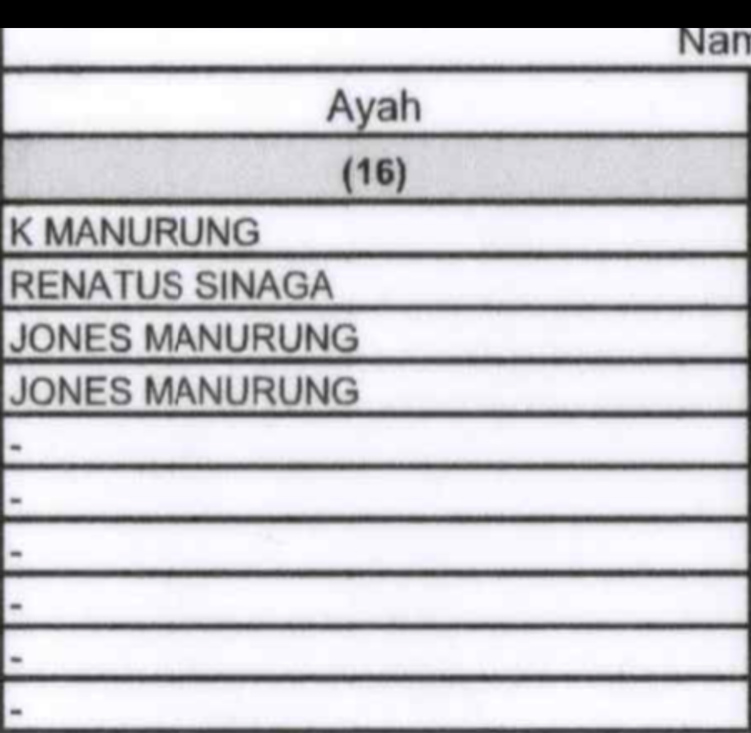
#> input picture testing/crop_horizontal_line/column_7.png, 751 x 733 px, shrunk from 1341 x 1308 before the run
$ python main.py
#> lines starting #> are read from the running program, lines starting #| are printed output that depends on the picture; after the words box and inside, x2 and y2 are one past the last pixel; in counts of white or black regions, pixels touching at a corner belong together
#> further down, image is the input picture: shape (733, 751, 3); mean B, G, R 206.2, 201.6, 202.4

from google.cloud import vision
import io
import cv2
import numpy as np
import os
from collections import defaultdict

FULL_NAME_COLUMN_IMAGE_FILE_NAME = "column_1.png"
NIK_COLUMN_IMAGE_FILE_NAME = "column_2.png"
SEXES_COLUMN_IMAGE_FILE_NAME = "column_3.png"
BIRTHPLACE_COLUMN_IMAGE_FILE_NAME = "column_4.png"
BIRTHDATE_COLUMN_IMAGE_FILE_NAME =  "column_5.png"
RELIGION_COLUMN_IMAGE_FILE_NAME = "column_6.png"
EDUCATION_COLUMN_IMAGE_FILE_NAME = "column_7.png"
PROFESION_COLUMN_IMAGE_FILE_NAME ="column_8.png"

MARRIAGE_STAT_COLUMN_IMAGE_FILE_NAME = "column_1.png"
MARRIAGE_DATE_COLUMN_IMAGE_FILE_NAME = "column_2.png"
MARRIAGE_REL_COLUMN_IMAGE_FILE_NAME = "column_3.png"
CITIZEN_COLUMN_IMAGE_FILE_NAME = "column_4.png"
PASPOR_NO_COLUMN_IMAGE_FILE_NAME = "column_5.png"
KITAS_NO_COLUMN_IMAGE_FILE_NAME = "column_6.png"
FATHER_COLUMN_IMAGE_FILE_NAME = "column_7.png"
MOTHER_COLUMN_IMAGE_FILE_NAME = "column_8.png"

MARRIAGE_REL_COLUMN_IMAGE_FILE_NAME_2018V = "column_2.png"
CITIZEN_COLUMN_IMAGE_FILE_NAME_2018V = "column_3.png"
PASPOR_NO_COLUMN_IMAGE_FILE_NAME_2018V = "column_4.png"
KITAS_NO_COLUMN_IMAGE_FILE_NAME_2018V = "column_5.png"
FATHER_COLUMN_IMAGE_FILE_NAME_2018V = "column_6.png"
MOTHER_COLUMN_IMAGE_FILE_NAME_2018V = "column_7.png"

LOWER_TABLE_DIR = "./"
UPPER_TABLE_DIR = "./"

def crop_above_nth_horizontal_line_with_grouping(img, n=3, line_gap=10):
#> called with n = 4, line_gap = 10
    grey = cv2.cvtColor(img, cv2.COLOR_BGR2GRAY)
    thresholded_image = cv2.threshold(grey, 127, 255, cv2.THRESH_BINARY)[1]
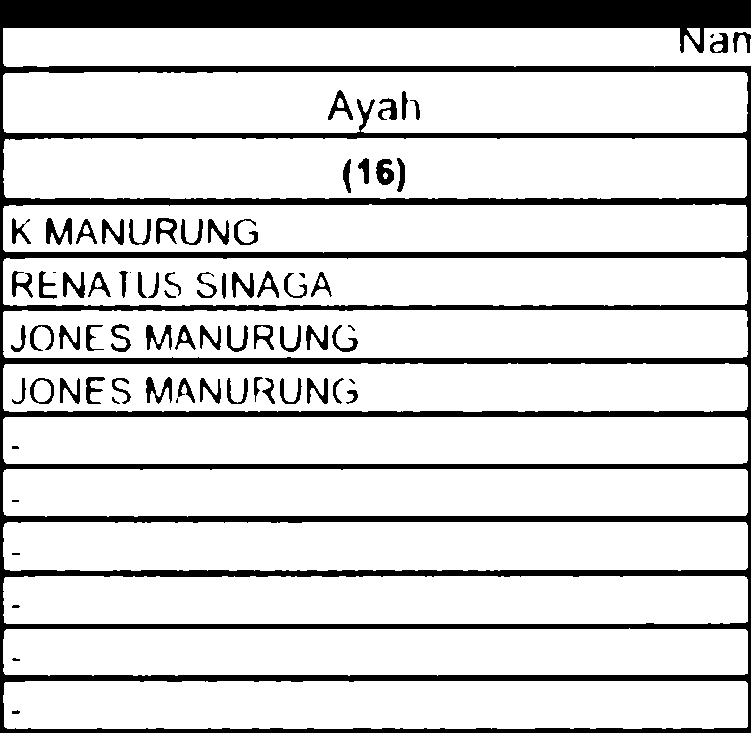
#> thresholded_image: shape (733, 751); 83.1% white; 77 black regions (10 under 20 px), largest, box (x1, y1, x2, y2) and area: (0, 0, 751, 733) 80847, (46, 218, 72, 245) 379, (146, 377, 172, 404) 326
    inverted_image = cv2.bitwise_not(thresholded_image)

    hor = np.array([[1, 1, 1, 1, 1]])
    eroded = cv2.erode(inverted_image, hor, iterations=7)
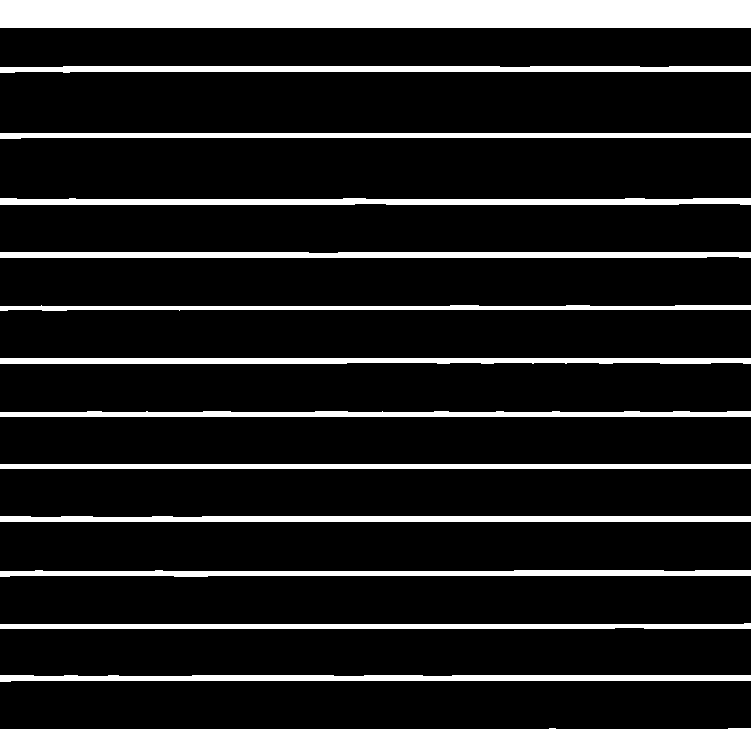
#> eroded: shape (733, 751); 13.2% white; 14 white regions, largest, box (x1, y1, x2, y2) and area: (0, 0, 751, 28) 21028, (0, 198, 751, 205) 4539, (0, 252, 751, 258) 4445
    dilated = cv2.dilate(eroded, hor, iterations=3)
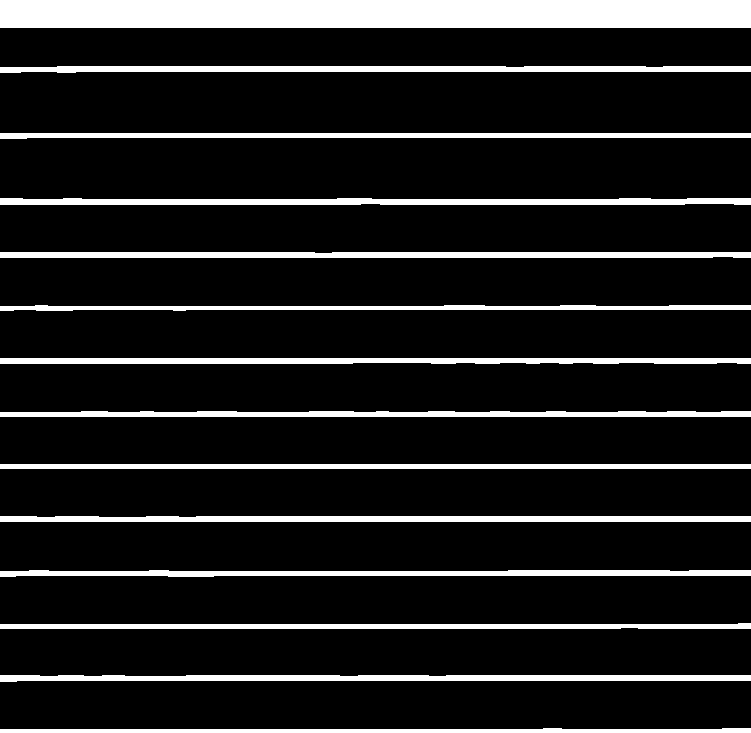
#> dilated: shape (733, 751); 13.3% white; 14 white regions, largest, box (x1, y1, x2, y2) and area: (0, 0, 751, 28) 21028, (0, 198, 751, 205) 4611, (0, 252, 751, 258) 4469

    row_sums = np.sum(dilated == 255, axis=1)
#> row_sums = 733 values, max 751 at index 0, min 0 at index 28, mean 100.1
    line_rows = np.where(row_sums > dilated.shape[1] * 0.7)[0]
#> line_rows = 97 values from 0 to 732

    # print("Raw line rows:", line_rows)
    # Group nearby line rows (e.g., within 10px)
    grouped_lines = []
    current_group = []

    for y in line_rows:
        if not current_group or y - current_group[-1] <= line_gap:
            current_group.append(y)
        else:
            grouped_lines.append(current_group)
            current_group = [y]
#> this loop made 97 passes
#> (y, current_group) on passes 29, 35, 40, 46, 52, 56: (66, [66]), (133, [133]), (199, [199]), (252, [252]), (306, [306]), (358, [358])
#> current_group on passes 62, 67, 72, 78, 83, 88: [412], [464], [516], [571], [624], [675]
#> after the loop, grouped_lines = 13 items

    if current_group:
        grouped_lines.append(current_group)

    # Get the Y position of each unique line group (e.g., middle of the group)
    line_positions = [group[len(group) // 2] for group in grouped_lines]
#> line_positions = [14, 69, 135, 202, 255, 308, 361, 414, 466, 519, 573, 626, 678, 731]

    # print("Grouped horizontal line positions:", line_positions)

    if len(line_positions) >= n:
        nth_line_y = line_positions[n - 1]
#> nth_line_y = 202
        crop_y = min(img.shape[0], nth_line_y + 2)  # margin below line
#> crop_y = 204
        cropped = img[crop_y:, :]
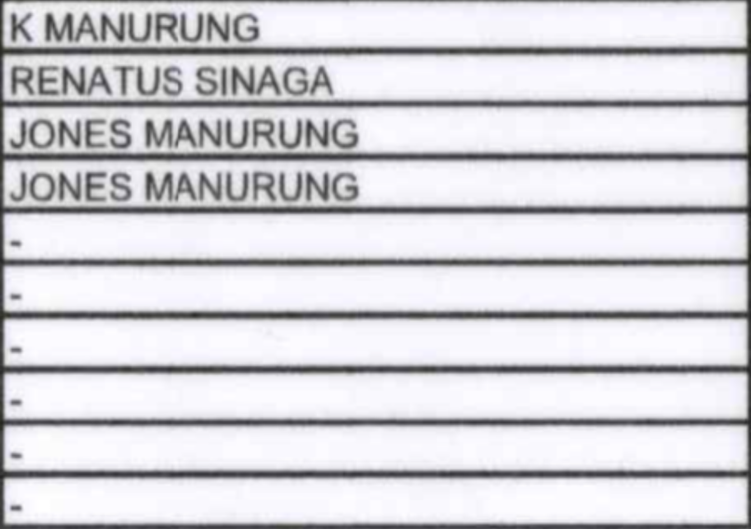
#> cropped: shape (529, 751, 3); mean B, G, R 214.8, 209.8, 210.7
        print(f"Cropped above line {n} at Y={crop_y}")
#| Cropped above line 4 at Y=204
        return cropped
    else:
        print(f"Only found {len(line_positions)} lines, can't crop at line {n}")
        return img

p = LOWER_TABLE_DIR+FATHER_COLUMN_IMAGE_FILE_NAME
directory = os.path.dirname(p)   # './output/sliced_lower_table'
filename = os.path.basename(p)   # 'column_2.png'

# preprocess
image = cv2.imread(p)
cropped_image = crop_above_nth_horizontal_line_with_grouping(img=image,n=4)
cropped_image_path = directory + "/header_cropped_" + filename
cv2.imwrite(cropped_image_path, cropped_image)
